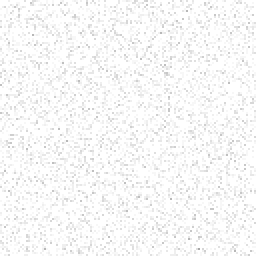
#> input picture assets/grain.png, 128 x 128 px (shown 2 times larger)
$ python photo_finish.py --in ../assets/grain.png --out out.png
#> lines starting #> are read from the running program, lines starting #| are printed output that depends on the picture
#!/usr/bin/env python3
"""Photo finish: make a rendered ad picture read as a photo from a real camera, not as an AI render.

Why (owner, 15-11-2026): he liked the light film grain on the W46 Sonnet finals and asked for more of the traits of a
real professional camera, so that no viewer thinks "AI image" at first glance. An image model gives a picture that is
too clean: no sensor or film grain, the same crisp edge everywhere, clipped digital highlights, colour that is a little
too saturated and no lens traits. This script adds those traits back, in the order a colourist uses (tone and colour
first, then a light softening, lens traits, and the grain last, so that no later step smears the grain):

  1. tone      a soft highlight shoulder (no hard digital white), a small lift of the deepest blacks, and a trim of
               the most saturated colours only (people see over-saturation as "AI").
  2. soften    a very light blur blended in, which removes the model's over-sharpened edges and halos.
  3. halation  a faint warm glow round the brightest highlights, as light scatters in film.
  4. lens      a natural vignette (corners a little darker), a lateral colour fringe that grows to the corners
               (under 1 px at 1536 px) and corners a little softer than the centre.
  5. grain     organic grain (clumped, not one-pixel noise), strongest in the mid-tones and weakest in deep shadows
               and bright highlights, as in real film; mostly luminance with a little colour.

Run it on the picture before the words go on: the ad's type is set in post on a real shoot too, so it stays crisp
(headline.py runs after this script). On a composed final the logo is already in: pass its box with --sharp so the
soften and lens steps leave it crisp (tone and grain still run there, so no edge shows on the backdrop). Then give
compose_final grain "off" on that final: this script makes the grain.

--keep HEX keeps a brand colour exact (owner, 18-11-2026: the tone step turned the Fickle Feline brand yellow olive,
because the highlight shoulder pulled the red channel down more than the green). Since 26-11-2026 the tone step keeps
every pixel's hue (a bright yellow on a bottle's lit side turned lime, and --keep did not reach the lighter yellow),
and since 28-11-2026 the shoulder starts higher (0.9, was 0.78) and approaches a higher white (0.995, was 0.975):
the old shoulder closed the gap between a pastel's highest and lowest channel, so a pink wall turned grey-mauve
(owner, PopoMama, setting B of his A/B/C comparison). A white backdrop is a little brighter than before.
--keep protects a brand colour from the tone and halation steps: pixels near that colour skip
both, so they keep their brightness and are not lifted or trimmed. The soften, lens and grain steps still run there,
so those pixels move by a little (mostly the grain), and the backdrop reads as the same photo.
Use it on an engine 3 brand-colour stage with the kit's brand colour.

  python3 scripts/photo_finish.py --in <picture> --out <picture> [--strength 1] [--sharp x0,y0,x1,y1] [--keep HEX] [--no-STEP]

Sizes scale with the picture width (the numbers are tuned at 1536 px, the final width), so a 1024 px draft gets
the same look at its size. --seed makes the grain the same on each run. Needs Python 3 with Pillow, numpy and
OpenCV (scripts/requirements.txt).
"""
import argparse
import os
import sys

import numpy as np
from PIL import Image

FORMATS = ["JPEG", "PNG", "WEBP"]
KEEP_NEAR, KEEP_FAR = 0.06, 0.14  # --keep: RGB distance (0..1) fully kept, and where the normal finish is back
REF_WIDTH = 1536  # the final's width; sizes below are in pixels at this width

STEPS = ("tone", "soften", "halation", "lens", "grain")

# Default amounts at --strength 1 (checked by eye at full size on the W46 Sonnet finals, 15-11-2026).
DEFAULTS = {
    "shoulder": 0.9,      # tone: highlights above this (0..1) roll off softly towards white (0.78 until 28-11-2026)
    "white": 0.995,       # tone: the level the shoulder approaches (full white lands at about 0.96: no clipped digital white;
                          # 0.975 until 28-11-2026)
    "black": 0.012,       # tone: the deepest output value (a slight lift, as on a print)
    "sat_trim": 0.07,     # tone: how much the most saturated colours lose (s -> s * (1 - k * s^2))
    "soften_px": 0.7,     # soften: blur sigma
    "soften_mix": 0.35,   # soften: how much of the blur is blended in
    "halation_thr": 0.86, # halation: brightness where the glow starts
    "halation_px": 14.0,  # halation: glow radius
    "halation_mix": 0.06, # halation: glow strength
    "vignette": 0.06,     # lens: light lost at the far corners
    "fringe_px": 0.8,     # lens: red/blue shift at the far corners
    "edge_soft_px": 0.9,  # lens: extra blur at the far corners
    "grain_amp": 0.013,   # grain: noise in the mid-tones, as a share of full scale
    "grain_px": 0.55,     # grain: clump size (blur sigma of the noise)
    "grain_chroma": 0.15, # grain: colour noise, as a share of the luminance noise
}


def check_params(p):
    """Stop with a clear message on a tuning value that the formulas cannot take."""
    for name, val in p.items():
        if not np.isfinite(val) or val < 0:
            sys.exit(f"--{name.replace('_', '-')} must be a finite number of 0 or more, got {val}")
    if not p["black"] < p["shoulder"] < p["white"] <= 1:
        sys.exit("tone needs black < shoulder < white <= 1")
    if not p["halation_thr"] < 1:
        sys.exit("--halation-thr must be less than 1")
    for name in ("sat_trim", "soften_mix", "halation_mix", "vignette"):
        if p[name] > 1:
            sys.exit(f"--{name.replace('_', '-')} must be from 0 to 1")


def need_cv2():
    try:
        import cv2  # noqa: F401
    except ImportError:
        sys.exit("photo_finish.py needs OpenCV: python3 -m pip install -r scripts/requirements.txt")
    import cv2
    return cv2


def box_fracs(s):
    try:
        v = [float(x) for x in s.split(",")]
    except ValueError:
        sys.exit(f"--sharp needs x0,y0,x1,y1 as fractions: {s}")
    if len(v) != 4 or not (0 <= v[0] < v[2] <= 1 and 0 <= v[1] < v[3] <= 1):
        sys.exit(f"--sharp needs x0,y0,x1,y1 as fractions from 0 to 1 with x0<x1 and y0<y1: {s}")
    return v


def luma(a):
    return a[..., 0] * 0.2126 + a[..., 1] * 0.7152 + a[..., 2] * 0.0722


def tone(a, p, k):
    """Soft highlight shoulder, a small black lift and a trim of only the most saturated colours. Each step keeps the hue."""
    s0, white, black = p["shoulder"], p["white"], p["black"]
    # Shoulder: below s0 unchanged; above it an exponential approach to `white` with matching slope at s0.
    span = white - s0

    def curve(v):
        # Up to strength 1 a mix of the line and the shoulder; above it a tighter shoulder (span / k), so the curve
        # always rises and never swaps two channels (a mix past 1 turned down and made a warm highlight blue).
        sp = span / max(k, 1.0)
        rolled = np.where(v > s0, s0 + sp * (1 - np.exp(-np.maximum(v - s0, 0) / sp)), v)
        return v + (rolled - v) * min(k, 1.0)

    # Hue kept (owner, 26-11-2026: the B/SKIN bottle's lit side turned green): the curve moves each pixel's highest and
    # lowest channel, and the middle channel keeps its place between them. A curve on each channel alone pulls a bright
    # red down more than a less bright green, so a bright yellow turned olive or lime. Since 28-11-2026 the shoulder
    # starts higher (see DEFAULTS), so a pastel wall keeps its colour.
    mx, mn = a.max(-1, keepdims=True), a.min(-1, keepdims=True)
    cmx, cmn = curve(mx), curve(mn)
    out = cmn + (a - mn) * (cmx - cmn) / np.maximum(mx - mn, 1e-6)
    out = np.where(mx - mn > 1e-6, out, curve(a))
    out = black * k + out * (1 - black * k)
    # Saturation trim around each pixel's own luminance; a grey stays grey.
    y = luma(out)[..., None]
    mx, mn = out.max(-1, keepdims=True), out.min(-1, keepdims=True)
    sat = (mx - mn) / np.maximum(mx, 1e-4)
    keep = 1 - p["sat_trim"] * k * sat ** 2
    return np.clip(y + (out - y) * keep, 0, 1)


def soften(a, p, k, scale, sharp, cv2):
    sig = p["soften_px"] * scale
    blur = cv2.GaussianBlur(a, (0, 0), sig)
    mix = p["soften_mix"] * k * (1 - sharp)[..., None]
    return a + (blur - a) * mix


def halation(a, p, k, scale, cv2):
    y = luma(a)
    hi = np.clip((y - p["halation_thr"]) / (1 - p["halation_thr"]), 0, 1)
    glow = cv2.GaussianBlur(hi.astype(np.float32), (0, 0), p["halation_px"] * scale)
    tint = np.array([1.0, 0.42, 0.18], np.float32)  # warm red-orange, as film halation
    add = glow[..., None] * tint * p["halation_mix"] * k
    return 1 - (1 - a) * (1 - add)  # screen blend: it can only brighten, never clip hard


def radius(h, w):
    yy, xx = np.mgrid[0:h, 0:w].astype(np.float32)
    cx, cy = (w - 1) / 2, (h - 1) / 2
    r = np.hypot(xx - cx, yy - cy) / np.hypot(cx, cy)  # 0 at the centre, 1 at the far corners
    return r, xx, yy, cx, cy


def lens(a, p, k, scale, sharp, cv2):
    h, w = a.shape[:2]
    r, xx, yy, cx, cy = radius(h, w)
    # Lateral colour fringe: red a little larger and blue a little smaller than green, growing with the radius.
    out = a.copy()
    corner = np.hypot(cx, cy)
    for ch, sign in ((0, 1.0), (2, -1.0)):
        f = 1 + sign * p["fringe_px"] * scale * k / corner
        mx = (cx + (xx - cx) / f).astype(np.float32)
        my = (cy + (yy - cy) / f).astype(np.float32)
        out[..., ch] = cv2.remap(a[..., ch], mx, my, cv2.INTER_LINEAR, borderMode=cv2.BORDER_REFLECT)
    out = a + (out - a) * (1 - sharp)[..., None]
    # Corners a little softer than the centre (no lens is sharp to the corners).
    soft = cv2.GaussianBlur(out, (0, 0), p["edge_soft_px"] * scale)
    m = (np.clip((r - 0.55) / 0.45, 0, 1) ** 2 * k * (1 - sharp))[..., None]
    out = out + (soft - out) * m
    # Vignette: a smooth cos^4-like fall-off, only in the outer part of the frame.
    v = 1 - p["vignette"] * k * np.clip((r - 0.35) / 0.65, 0, 1) ** 2
    return out * v[..., None]


def grain(a, p, k, scale, rng, cv2):
    h, w = a.shape[:2]
    sig = max(p["grain_px"] * scale, 0.3)

    def field():
        n = rng.standard_normal((h, w)).astype(np.float32)
        n = cv2.GaussianBlur(n, (0, 0), sig)
        return n / max(float(n.std()), 1e-6)

    y = luma(a)
    # Strongest in the mid-tones, weaker in the deep shadows and bright highlights (film), never zero.
    wgt = 0.25 + 0.75 * np.clip(4 * y * (1 - y), 0, 1) ** 0.8
    amp = p["grain_amp"] * k * wgt
    out = a + (field() * amp)[..., None]
    ca = p["grain_chroma"]
    if ca > 0:
        chroma = np.stack([field(), field(), field()], -1)
        chroma -= luma(chroma)[..., None]  # colour only: no change in luma()
        out = out + chroma * (amp * ca)[..., None]
    return out


def sharp_mask(h, w, boxes, cv2):
    m = np.zeros((h, w), np.float32)
    for x0, y0, x1, y1 in boxes:
        m[round(y0 * h):round(y1 * h), round(x0 * w):round(x1 * w)] = 1
    if boxes:
        m = cv2.GaussianBlur(m, (0, 0), 3)
    return m


def hex_rgb(s):
    h = s.strip().lstrip("#")
    if len(h) != 6 or any(c not in "0123456789abcdefABCDEF" for c in h):
        sys.exit(f"--keep needs a colour as RRGGBB, not {s!r}")
    return tuple(int(h[i:i + 2], 16) / 255 for i in (0, 2, 4))


def keep_mask(a, colours):
    """1 where a pixel is near one of the colours (kept exact by tone and halation), 0 far from all of them."""
    m = np.zeros(a.shape[:2], np.float32)
    for c in colours:
        d = np.sqrt(((a - np.asarray(c, np.float32)) ** 2).sum(-1))
        m = np.maximum(m, np.clip((KEEP_FAR - d) / (KEEP_FAR - KEEP_NEAR), 0, 1))
    return m[..., None]


def finish(img, strength=1.0, skip=(), sharp_boxes=(), seed=None, params=None, keep=()):
    """The finished picture (PIL RGB) from a PIL picture. Pure function of its inputs and the seed.
    keep: RGB colours (0..1) that the tone and halation steps leave exact (a brand colour)."""
    cv2 = need_cv2()
    p = dict(DEFAULTS)
    p.update(params or {})
    check_params(p)
    a = np.asarray(img.convert("RGB"), dtype=np.float32) / 255
    h, w = a.shape[:2]
    scale = w / REF_WIDTH
    k = float(strength)
    sharp = sharp_mask(h, w, list(sharp_boxes), cv2)
    rng = np.random.default_rng(seed)
    kept = keep_mask(a, keep) if keep else None
    if "tone" not in skip:
        a = tone(a, p, k) if kept is None else a * kept + tone(a, p, k) * (1 - kept)
    if "soften" not in skip:
        a = soften(a, p, k, scale, sharp, cv2)
    if "halation" not in skip:
        a = halation(a, p, k, scale, cv2) if kept is None else a * kept + halation(a, p, k, scale, cv2) * (1 - kept)
    if "lens" not in skip:
        a = lens(a, p, k, scale, sharp, cv2)
    if "grain" not in skip:
        a = grain(a, p, k, scale, rng, cv2)
    return Image.fromarray((np.clip(a, 0, 1) * 255 + 0.5).astype(np.uint8))


def main(argv=None):
    ap = argparse.ArgumentParser(description=__doc__.split("\n")[0])
    ap.add_argument("--in", dest="src", required=True)
    ap.add_argument("--out", required=True)
    ap.add_argument("--strength", type=float, default=1.0, help="0 = no change, 1 = the tuned look (at most 2)")
    ap.add_argument("--sharp", action="append", default=[], help="x0,y0,x1,y1 (fractions): keep crisp, e.g. the logo; repeat")
    ap.add_argument("--seed", type=int, default=None, help="the same grain on each run")
    ap.add_argument("--keep", action="append", default=[], help="RRGGBB: keep this brand colour exact in tone and halation; repeat")
    ap.add_argument("--quality", type=int, default=95, help="JPEG quality of the output")
    for s in STEPS:
        ap.add_argument(f"--no-{s}", action="store_true", help=f"skip the {s} step")
    for name, val in DEFAULTS.items():
        ap.add_argument(f"--{name.replace('_', '-')}", type=float, default=None, help=f"tuning (default {val})")
    a = ap.parse_args(argv)
    if not 0 <= a.strength <= 2:
        sys.exit("--strength must be from 0 to 2")
    if not os.path.isfile(a.src):
        sys.exit(f"no picture at {a.src}")
    try:
        img = Image.open(a.src, formats=FORMATS)
#> img is the input picture: PIL image 128x128 LA; mean R, G, B, A 127.9, 127.9, 127.9, 13.6
        img.load()
    except Exception as e:  # noqa: BLE001  (any decoder error is a bad input)
        sys.exit(f"cannot read {a.src} as JPEG, PNG or WebP: {e}")
    boxes = [box_fracs(b) for b in a.sharp]
    keep = [hex_rgb(c) for c in a.keep]
    skip = {s for s in STEPS if getattr(a, f"no_{s}")}
    params = {n: getattr(a, n) for n in DEFAULTS if getattr(a, n) is not None}
    out = finish(img, a.strength, skip, boxes, a.seed, params, keep)
#> in finish, `a = np.asarray(img.convert("RGB"), dtype=np.float32) / 255`:
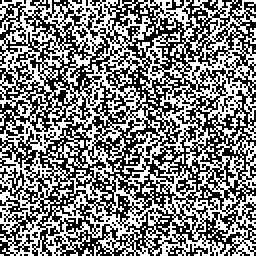
#> a: shape (128, 128, 3) float32 (shown 2 times larger); values 0 (black) and 1 (white), 50.2% white; black in thin lines or dots
#> in curve, `rolled = np.where(v > s0, s0 + sp * (1 - np.exp(-np.maximum(v - s0, 0)..`: rolled: shape (128, 128, 1) float32; values 0 (black) and 0.962 (white), 50.2% white; black in thin lines or dots
#> in tone, `sat = (mx - mn) / np.maximum(mx, 1e-4)`: sat: shape (128, 128, 1) float32; every value is 0
#> in tone, `keep = 1 - p["sat_trim"] * k * sat ** 2`: keep: shape (128, 128, 1) float32; every value is 1
#> in soften, `mix = p["soften_mix"] * k * (1 - sharp)[..., None]`: mix: shape (128, 128, 1) float32; every value is 0.35
#> in halation, `hi = np.clip((y - p["halation_thr"]) / (1 - p["halation_thr"]), 0, 1)`: hi: shape (128, 128) float32; values 0 (black) and 0.731 (white), 50.2% white; black in thin lines or dots
#> in lens, `m = (np.clip((r - 0.55) / 0.45, 0, 1) ** 2 * k * (1 - sharp))[..., None]`:
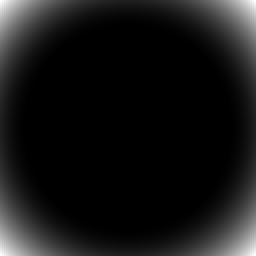
#> m: shape (128, 128, 1) float32 (shown 2 times larger); min 0, max 1, mean 0.0871
#> in grain, `wgt = 0.25 + 0.75 * np.clip(4 * y * (1 - y), 0, 1) ** 0.8`:
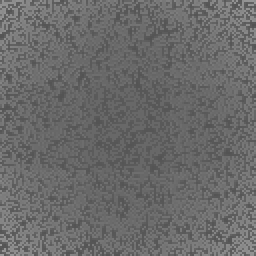
#> wgt: shape (128, 128) float32 (shown 2 times larger); min 0.326, max 0.607, mean 0.416
#> in grain, `amp = p["grain_amp"] * k * wgt`:
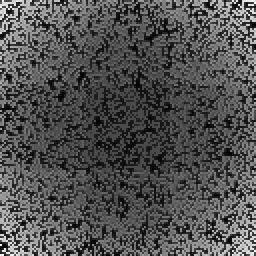
#> amp: shape (128, 128) float32 (shown 2 times larger); min 0.00424, max 0.00788, mean 0.00541; drawn with min black and max white
#> in field (call 4), `n = rng.standard_normal((h, w)).astype(np.float32)`:
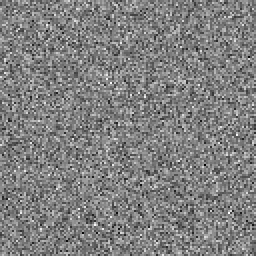
#> n: shape (128, 128) float32 (shown 2 times larger); min -3.86, max 3.82, mean 0.00602; drawn with min black and max white
#> in luma (call 4), `return a[..., 0] * 0.2126 + a[..., 1] * 0.7152 + a[..., 2] * 0.0722`:
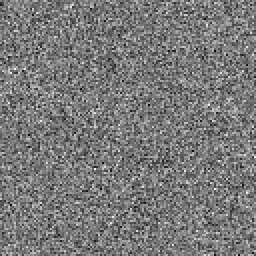
#> returned value: shape (128, 128) float32 (shown 2 times larger); min -2.7, max 2.96, mean 0.00139; drawn with min black and max white
#> in grain, `chroma -= luma(chroma)[..., None]`:
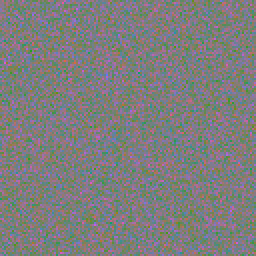
#> chroma: shape (128, 128, 3) float32 (shown 2 times larger); mean of channels 0, 1, 2 0.00927, -0.00323, 0.00467; drawn with min black and max white
    try:
        if a.out.lower().endswith((".jpg", ".jpeg")):
            out.save(a.out, quality=a.quality, subsampling=0)
        else:
            out.save(a.out)
    except Exception as e:  # noqa: BLE001
        sys.exit(f"cannot write {a.out}: {e}")
    print(f"photo_finish: {img.size[0]}x{img.size[1]} strength {a.strength} steps {','.join(s for s in STEPS if s not in skip)}"
          f"{' sharp ' + str(len(boxes)) if boxes else ''}{' keep ' + ','.join(a.keep) if keep else ''} -> {a.out}")
#| photo_finish: 128x128 strength 1.0 steps tone,soften,halation,lens,grain -> out.png


if __name__ == "__main__":
    main()
